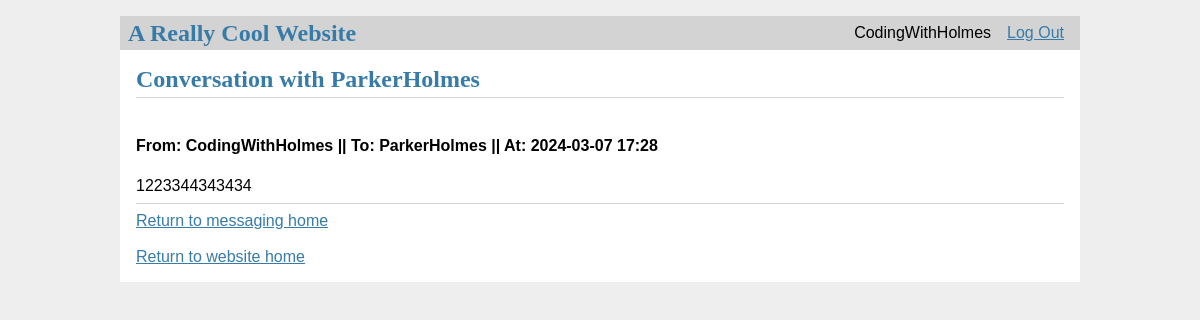
The page /messaging/messagethread/ParkerHolmes (signed in) on the database its author committed.
### tables this page shows
CREATE TABLE user (
  id INTEGER PRIMARY KEY AUTOINCREMENT,
  username TEXT UNIQUE NOT NULL,
  password TEXT NOT NULL
);

CREATE TABLE messaging (
  id INTEGER PRIMARY KEY AUTOINCREMENT,
  sender TEXT NOT NULL,
  receiver TEXT NOT NULL,
  message TEXT NOT NULL,
  date TEXT NOT NULL,
  time TEXT NOT NULL
);

### swapiwebsite/messaging.py (the view)
@bp.route('/messagethread/<string:textee>', methods=('GET', 'POST'))
def message_thread(textee):
    receiver = textee
    db = get_db()
    message_history = db.execute(
        "SELECT * FROM messaging WHERE (sender = ? AND receiver = ?) OR (sender = ? AND receiver = ?)", (g.user['username'], receiver, receiver, g.user['username'])
    ).fetchall()
    print(message_history)
    return render_template('messaging/messagethread.html', message_history=message_history, receiver=receiver)

### swapiwebsite/auth.py (called while the page is built)
@bp.before_app_request
def load_logged_in_user():
    user_id = session.get('user_id')
    if user_id is None:
        g.user = None
    else:
        g.user = get_db().execute(
            'SELECT * FROM user WHERE id = ?', (user_id,)
        ).fetchone()

### swapiwebsite/db.py (called while the page is built)
def get_db():
    if 'db' not in g:
        g.db = sqlite3.connect(
            current_app.config['DATABASE'],
            detect_types=sqlite3.PARSE_DECLTYPES
        )
        g.db.row_factory = sqlite3.Row
    return g.db

### swapiwebsite/templates/messaging/messagethread.html (shortened to what this page needs)
{% extends 'base.html' %}
{% block header %}
  <h1>{% block title %}Conversation with {{ receiver }}{% endblock %}</h1>
{% endblock %}
{% block content %}
    <br>
  {% for message in message_history %}
    <div class="about"><h4>From: {{ message['sender'] }} || To: {{ message['receiver'] }} || At: {{ message['date'] }} {{ message['time'] }}</h4></div>
    <div class="about">{{ message['message'] }}</div>
  {% endfor %}
  <hr>
  <div>
    <a class="action" href="{{ url_for('messaging.home') }}">Return to messaging home</a>
  </div>
  <br>
  <div>
    <a class="action" href="{{ url_for('home.index') }}">Return to website home</a>
  </div>
{% endblock %}

### swapiwebsite/templates/base.html (shortened to what this page needs)
<!doctype html>
<link rel="stylesheet" href="{{ url_for('static', filename='style.css') }}">
<nav>
  <h1>A Really Cool Website</h1>
  <ul>
    {% if g.user %}
      <li><span>{{ g.user['username'] }}</span>
      <li><a href="{{ url_for('auth.logout') }}">Log Out</a>
    {% else %}
      <li><a href="{{ url_for('auth.register') }}">Register</a>
      <li><a href="{{ url_for('auth.login') }}">Log In</a>
    {% endif %}
  </ul>
</nav>
<section class="content">
  <header>
    {% block header %}{% endblock %}
  </header>
  {% block content %}{% endblock %}
</section>

### swapiwebsite/static/style.css (style rules this page uses)
h1 { font-family: serif; color: #377ba8; margin: 1rem 0; }
a { color: #377ba8; }
hr { border: none; border-top: 1px solid lightgray; }
nav { background: lightgray; display: flex; align-items: center; padding: 0 0.5rem; }
nav h1 { flex: auto; margin: 0; }
nav ul { display: flex; list-style: none; margin: 0; padding: 0; }
nav ul li a, nav ul li span, header .action { display: block; padding: 0.5rem; }
.content { padding: 0 1rem 1rem; }
.content > header { border-bottom: 1px solid lightgray; display: flex; align-items: flex-end; }
.content > header h1 { flex: auto; margin: 1rem 0 0.25rem 0; }
.content:last-child { margin-bottom: 0; }

### rows shown on the page
user: user.username "CodingWithHolmes"
messaging: receiver "ParkerHolmes", sender "CodingWithHolmes", date "2024-03-07", time "17:28", message "1223344343434"
